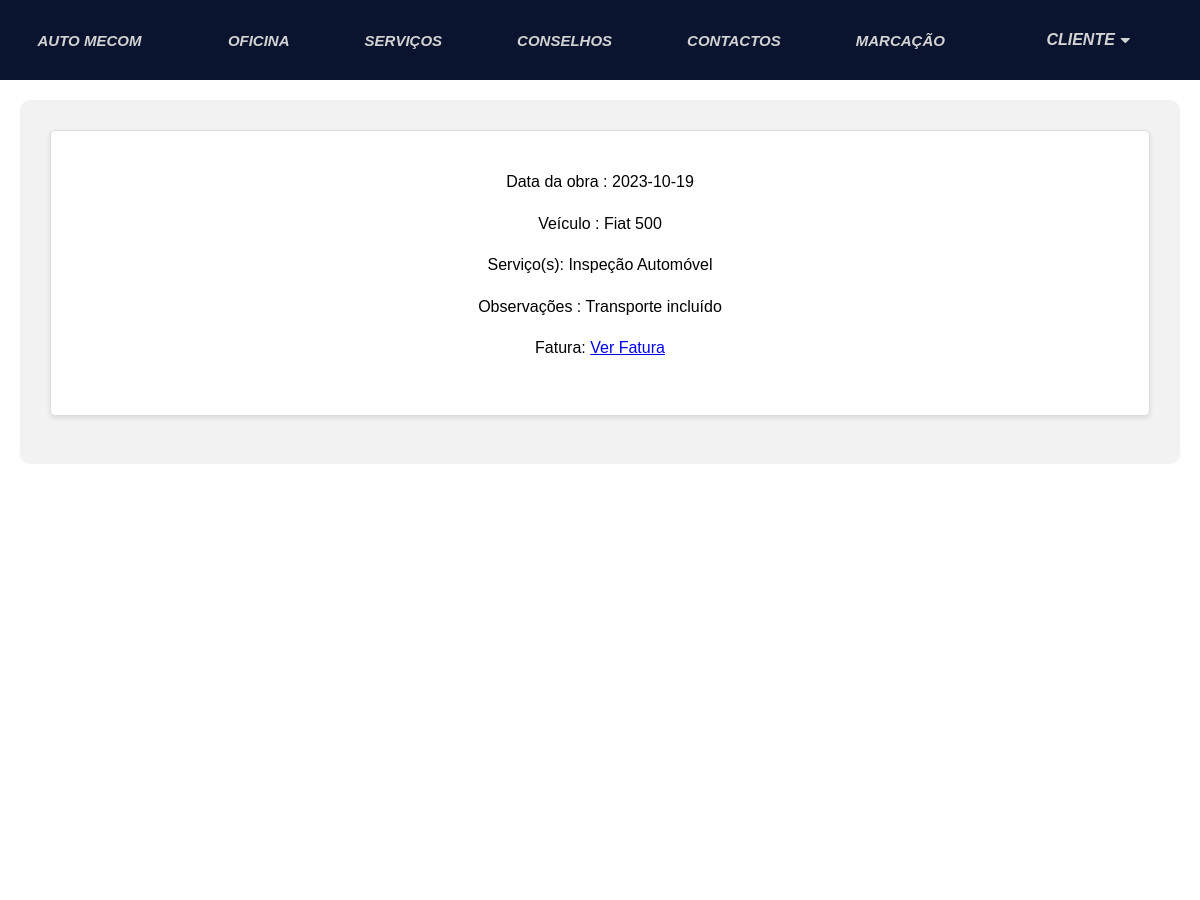
/obras.html (signed in, upper part), run on an earlier commit of the app's database.
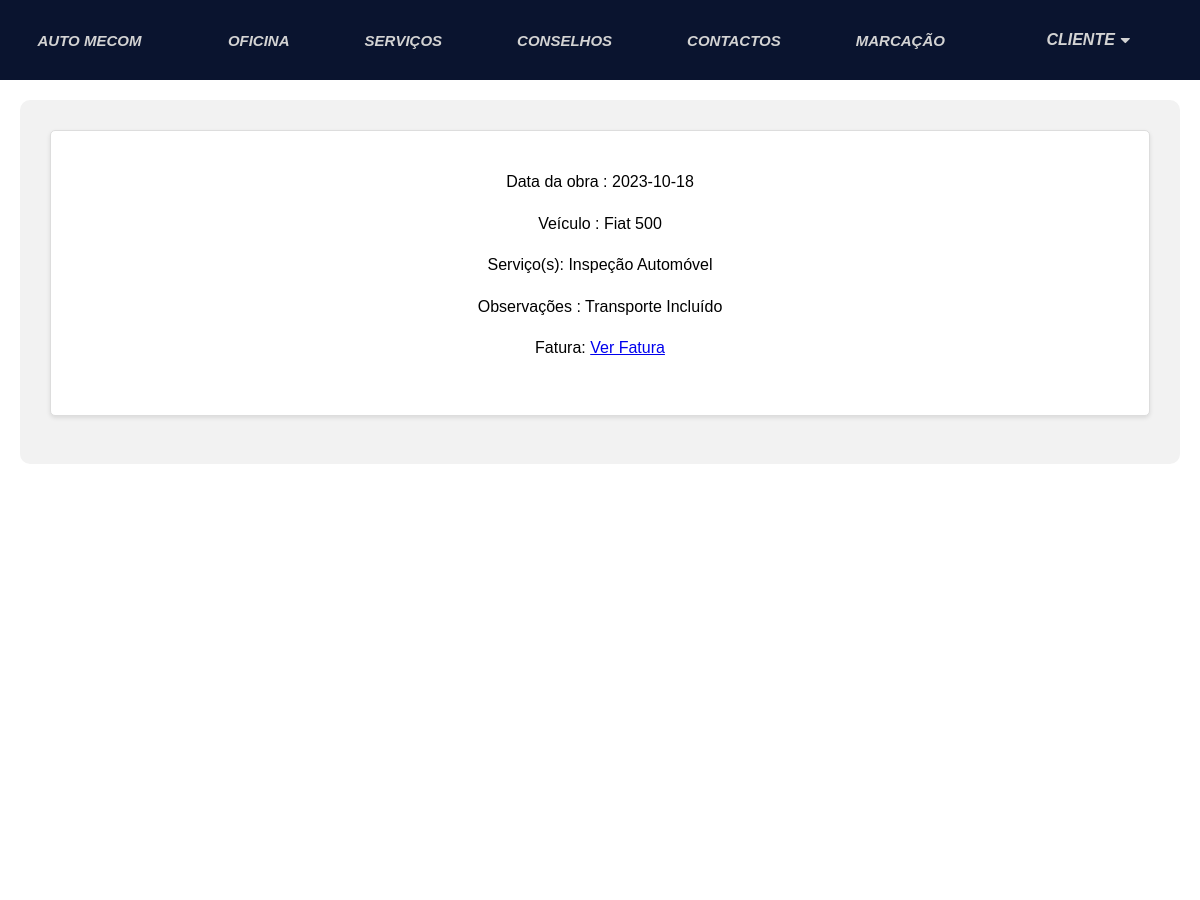
And on a later commit of the database.
### automecom/models.py (models this page shows, shortened)
class Marcacao(models.Model):
    utilizador = models.ForeignKey(Utilizador, on_delete=models.CASCADE, related_name="marcacoes", blank=True,
                                   null=True)
    nome = models.CharField(max_length=200)
    apelido = models.CharField(max_length=200)
    email = models.CharField(max_length=200)
    telefone = models.IntegerField()
    servicos = models.ManyToManyField(Servico)
    veiculo = models.OneToOneField(Veiculo, on_delete=models.CASCADE)
    data = models.CharField(max_length=200, default=0)
    hora = models.CharField(max_length=200, default=0)
    descricao = models.TextField(max_length=500)
    ESTADOS = [
        ('Por confirmar', 'Por confirmar'),
        ('Confirmado', "Confirmado"),
        ('Terminado', 'Terminado')
    ]
    estado = models.CharField(max_length=50, choices=ESTADOS, default='Por confirmar')
    numero = models.IntegerField(default=0)
    orcamento = models.FileField(upload_to='tarefas/', null=True, blank=True)
    observacoes = models.TextField(max_length=500, default=" ")
    fatura = models.FileField(upload_to='tarefas/', null=True, blank=True)

class Veiculo(models.Model):
    marca = models.CharField(max_length=200)
    modelo = models.CharField(max_length=200)
    ano = models.PositiveIntegerField(default=0000)
    matricula = models.CharField(max_length=8)
    kms = models.IntegerField(default=0)
    def __str__(self):
        return self.marca + " " + self.modelo

class Servico(models.Model):
    nome = models.CharField(max_length=50)
    descricao = models.CharField(max_length=350, default="", blank=True)
    tipo = models.ManyToManyField(TipoServico)

### automecom/views.py (the view, shortened to what this page needs)
# urls.py: path('obras.html', views.obras_view, name='obras'),
def obras_view(request):
    utilizador = Utilizador.objects.get(user=request.user)
    context = {
        "marcacoes": Marcacao.objects.filter(utilizador_id=utilizador),
        "estado": Marcacao.estado,
        "data": Marcacao.data,
        "hora": Marcacao.hora,
    }
    return render(request, 'automecom/obras.html', context)

### automecom/templatetags/custom_tags.py (called while the page is built)
@register.filter(name="is_administrador")
def is_administrador(user):
    if isinstance(user, AnonymousUser):
        return False
    try:
        utilizador = Utilizador.objects.get(user=user) or None
    except Utilizador.DoesNotExist:
        return False
    if utilizador is None:
        return False
    return utilizador.administrador

### automecom/templates/automecom/obras.html (shortened to what this page needs)
<!DOCTYPE html>
<html lang="en">
<head>
</head>
{% extends 'automecom/layout.html' %}
{% load custom_tags %}
{% block main %}
{% load static %}
<body>
<section>
{% for marcacao in marcacoes %}
    {% if marcacao.estado == "Terminado" %}
    <div class="Serv">
        <div>
            <br>
            {% if user|is_administrador %}
            <p>Cliente: {{marcacao.nome}} {{marcacao.apelido}}</p>
            <p>Veículo: {{marcacao.veiculo}}</p>
            {% for servico in marcacao.servicos.all %}
            <p>Serviço(s): {{ servico.nome }}</p>
            {% endfor %}
            <p>Data: {{marcacao.data}} / {{marcacao.hora}}</p>
            <p>Observações: {{ marcacao.observacoes }}</p>
            <p>Estado: {{marcacao.estado}}</p>
                {% if marcacao.fatura %}
                    <p>Fatura: <a href="{{ marcacao.fatura.url }}" target="_blank">Ver Fatura</a></p>
                {% else %}
                    <p>Nenhuma fatura associada a esta obra.</p>
                {% endif %}
            {% else %}
            <p>Data da obra : {{marcacao.data}}</p>
            <p>Veículo : {{marcacao.veiculo}}</p>
            {% for servico in marcacao.servicos.all %}
            <p>Serviço(s): {{ servico.nome }}</p>
            {% endfor %}
            <p>Observações : {{ marcacao.observacoes }}</p>
                {% if marcacao.fatura %}
                    <p>Fatura: <a href="{{ marcacao.fatura.url }}" target="_blank">Ver Fatura</a></p>
                {% else %}
                    <p>Nenhuma fatura associada a esta marcação.</p>
                {% endif %}
            {% endif %}
            <br>
        </div>
    </div>
    <br>
    {% endif %}
{% endfor %}
</section>
</body>
</html>
{% endblock %}

### automecom/templates/automecom/layout.html (shortened to what this page needs)
{% load custom_tags %}
<!DOCTYPE html>
{% load static %}
<html lang="pt">
<head>
    {% load static %}
    <link rel="stylesheet" href="{% static 'automecom/css/estilos.css' %}">
    <link rel="stylesheet" href="https://cdnjs.cloudflare.com/ajax/libs/font-awesome/4.7.0/css/font-awesome.min.css">
</head>
<body>
  <header>
      <nav class="logo"><a class="textmenu" href="home.html">AUTO MECOM</a></nav>
    <nav class="textmenu">
        <a href="sobre.html">OFICINA</a>
        <a href="servico.html">SERVIÇOS</a>
        <a href="conselhos.html">CONSELHOS</a>
        <a href="contactos.html">CONTACTOS</a>
        <a href="marcacao">MARCAÇÃO</a>
        <div class="subnav">
        {% if request.user.is_authenticated %}
            <a class="subnavbtn">{{ user.username }}<i class="fa fa-caret-down"></i></a>
        {% endif %}
        </div>
    </nav>
  </header>
  <div class="espace"></div>
  <main>
  <div class="conteudo">
      {% block main %}
      {% endblock main %}
</body>
</html>

### automecom/static/automecom/css/estilos.css (style rules this page uses)
* { padding: 0; margin: 0; box-sizing:border-box; font-family: sans-serif; }
header { height: 10vh; background: rgb(10, 20, 47); color: white; top: 0; z-index: 1000; position: fixed; display:flex; justify-content: space-between; align-items: center; width:100% }
.espace { height: 10vh; width:100% }
header nav { display:flex; justify-content: flex-end; }
nav { height: 100%; }
nav a { padding: 0 2.5em; text-decoration: none; color: lightgray; overflow: hidden; height: 100%; display: flex; justify-content: center; align-items: center; }
.subnav a { padding: 0 4em; text-decoration: none; font-size: 1rem; color: lightgray; overflow: hidden; height: 100%; }
.subnav { position: relative; display: inline-block; }
.subnavbtn { text-decoration: none; font-size: 1rem; color: lightgray; overflow: hidden; height: 100%; display: flex; justify-content: center; align-items: center; }
main { height: 300vh; background-color:white; }
.conteudo { min-height: 100%; }
p { margin-top: 0; margin-bottom: 1rem; }
.fa { padding: 6px; }
* { box-sizing:border-box }
.textmenu { font-size: 15px; font-weight: 550; letter-spacing: normal; text-transform: uppercase; text-align: center; position: relative; font-style: italic; }
section { background-color: #f2f2f2; padding: 20px; border-radius: 10px; margin: 20px; text-align: center; }
.Serv { background-color: #fff; border: 1px solid #ddd; padding: 20px; margin: 10px; border-radius: 5px; box-shadow: 0 2px 4px rgba(0, 0, 0, 0.1); }
.Serv p { font-size: 16px; line-height: 1.6; }

What changed in the data, as far as the page shows it:
removed Marcacao: data "2023-10-19", veiculo "Fiat 500", observacoes "Transporte incluído", Servico (nome "Inspeção Automóvel")
added Marcacao: data "2023-10-18", veiculo "Fiat 500", observacoes "Transporte Incluído", Servico (nome "Inspeção Automóvel")
